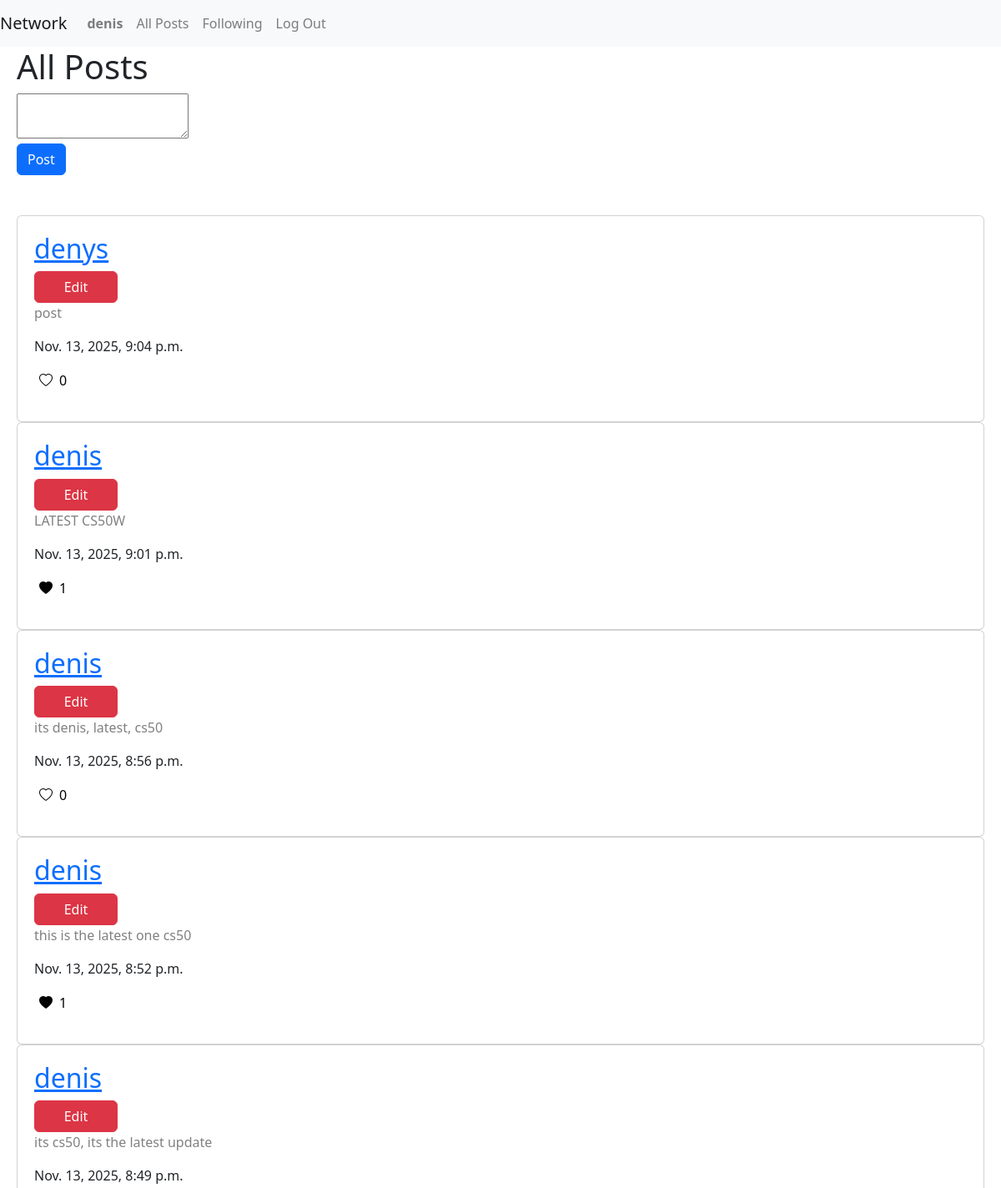
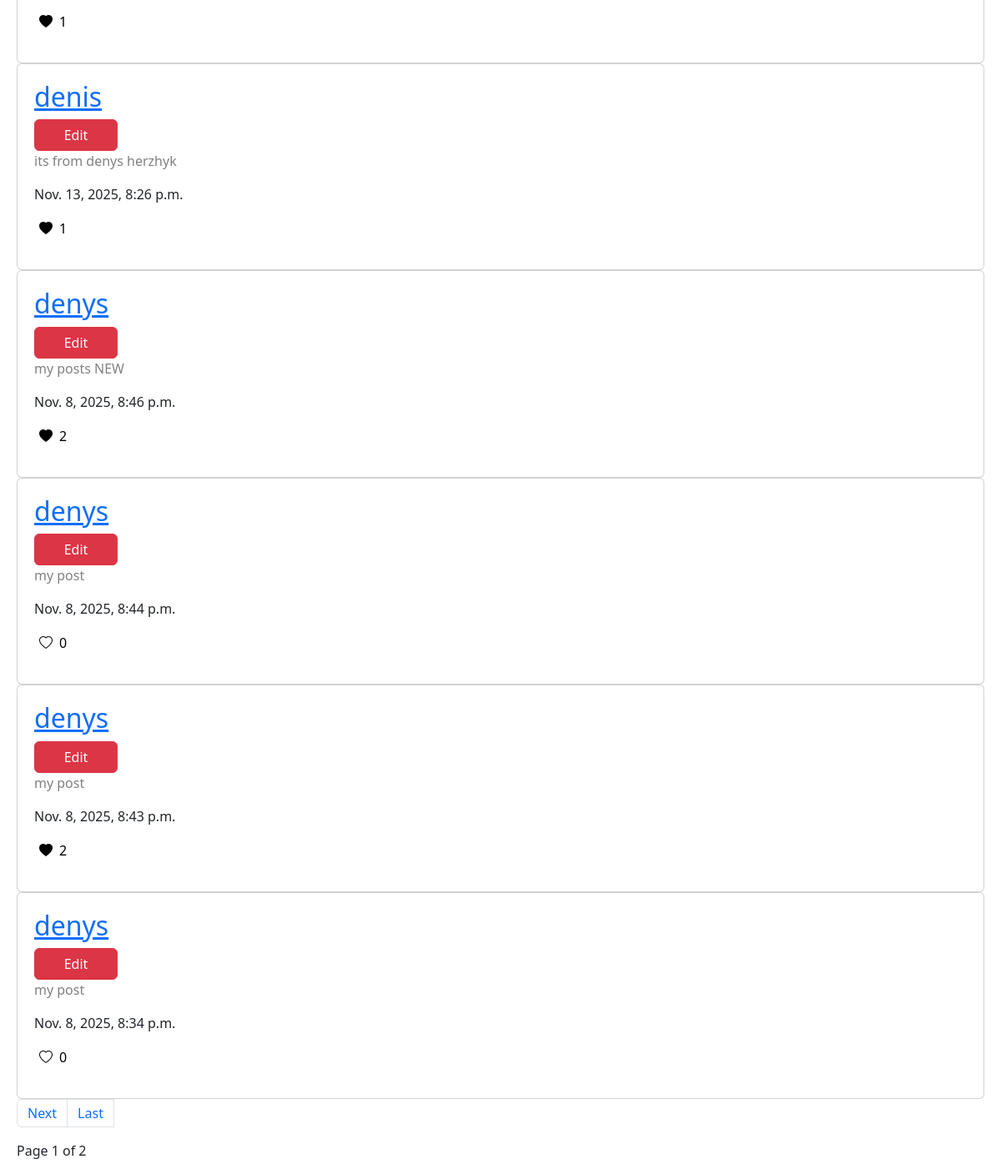
The page /posts/ (signed in) on the database its author committed (2 pictures, top to bottom).
### network/models.py (models this page shows, shortened)
class User(AbstractUser):
    pass

class Post(models.Model):
    creator = models.ForeignKey(User, on_delete=models.CASCADE)
    post_text = models.TextField()
    date = models.DateTimeField(auto_now_add=True)

### network/views.py (the view)
# urls.py: path("posts/", views.posts, name="posts"),
def posts(request):
    if not request.user.is_authenticated:
        return render(request, "network/register.html")
    if request.method == "POST":
        post_text = request.POST.get("post_text")
        if post_text:
            Post.objects.create(post_text=post_text, creator=request.user)
        return redirect('posts')
    posts = Post.objects.all().order_by('-date')
    user_liked_posts = list(request.user.user_likes.values_list("post_id", flat=True))
    pagination = Paginator(posts, 10)
    page_number = request.GET.get('page')
    page_obj = pagination.get_page(page_number)
    return render(request, 'network/posts.html', {"user_liked_posts": user_liked_posts, "page_obj": page_obj})

### network/templates/network/posts.html (shortened to what this page needs)
{% extends "network/layout.html" %}
{% load static %}
{% block body %}
<div>
    <h1>All Posts</h1>
    <form action="{% url 'posts' %}" class="mb-5" method="post">
        <textarea name="post_text" id="post_text" placeholder="Write a post...">
        </textarea>
        <br>
        <button type="submit" class="btn btn-primary">Post</button>
    </form>
    {% if page_obj %}
    {% for post in page_obj %}
    <div class="card" style="padding:20px;">
        <h2 class="card-title"><a href="{% url 'profile' post.creator.id %}">{{post.creator.username}}</a></h2>
        <button class=" btn btn-danger edit-btn" style="width: 100px;" data-post-id="{{post.id}}">Edit</button>
        <div data-block1-id="{{post.id}}" class="bl-1">
            <p class="card-text" id="txt" style="color: gray">{{post.post_text}}</p>
            <p class="">{{post.date}}</p>
            <button type="button" data-creator-id="{{request.user.id}}" data-like-post-id="{{post.id}}"
                class="d-flex like-btn" style="background-color: white; border:none">
                {% if post.id in user_liked_posts %}
                <i class="bi bi-heart-fill"></i>
                {% else %}
                <i class="bi bi-heart"></i>
                {% endif %}
                <p class="like_count ml-2">{{post.post_likes.count }}</p>
            </button>
        </div>
    </div>
    {% endfor %}
    <nav aria-label="Page navigation example">
        <ul class="pagination">
            {% if page_obj.has_next %}
            <li class="page-item"><a class="page-link" href="?page={{page_obj.next_page_number}}">Next</a></li>
            <li class="page-item"><a class="page-link" href="?page={{page_obj.paginator.num_pages}}">Last</a></li>
            {% endif %}
            <br>
        </ul>
    </nav>
    <p class="current">
        Page {{page_obj.number}} of {{page_obj.paginator.num_pages}}
    </p>
    {% else %}
    <p>No posts are available yet</p>
    {% endif %}
</div>
{% endblock %}

### network/templates/network/layout.html (shortened to what this page needs)
<!DOCTYPE html>
<html lang="en">
<head>
    <link rel="stylesheet" href="https://stackpath.bootstrapcdn.com/bootstrap/4.4.1/css/bootstrap.min.css"
>
    <link href="https://cdn.jsdelivr.net/npm/bootstrap@5.3.3/dist/css/bootstrap.min.css" rel="stylesheet">
    <link rel="stylesheet" href="https://cdn.jsdelivr.net/npm/bootstrap-icons@1.11.3/font/bootstrap-icons.min.css" />
</head>
<body>
    <nav class="navbar navbar-expand-lg navbar-light bg-light">
        <a class="navbar-brand" href="">Network</a>
        <div>
            <ul class="navbar-nav mr-auto">
                {% if user.is_authenticated %}
                <li class="nav-item">
                    <a class="nav-link" href="#"><strong>{{ user.username }}</strong></a>
                </li>
                {% endif %}
                <li class="nav-item">
                    <a class="nav-link" href="{% url 'posts' %}">All Posts</a>
                </li>
                {% if user.is_authenticated %}
                <li class="nav-item">
                    <a class="nav-link" href="{% url 'follow' %}">Following</a>
                </li>
                <li class="nav-item">
                    <a class="nav-link" href="{% url 'logout' %}">Log Out</a>
                </li>
                {% endif %}
            </ul>
        </div>
    </nav>
    <div class="body" style="padding-left: 20px; padding-right: 20px;">
        {% block body %}
        {% endblock %}
    </div>
</body>
</html>

### rows shown on the page
User: username "denis"
Post: creator.username "denys", post_text "post", date "Nov. 13, 2025, 9:04 p.m.", post_likes.count "0"
Post: creator.username "denis", post_text "LATEST CS50W", date "Nov. 13, 2025, 9:01 p.m.", post_likes.count "1"
Post: creator.username "denis", post_text "its denis, latest, cs50", date "Nov. 13, 2025, 8:56 p.m.", post_likes.count "0"
Post: creator.username "denis", post_text "this is the latest one cs50", date "Nov. 13, 2025, 8:52 p.m.", post_likes.count "1"
Post: creator.username "denis", post_text "its cs50, its the latest update", date "Nov. 13, 2025, 8:49 p.m.", post_likes.count "1"
Post: creator.username "denis", post_text "its from denys herzhyk", date "Nov. 13, 2025, 8:26 p.m.", post_likes.count "1"
Post: creator.username "denys", post_text "my posts NEW", date "Nov. 8, 2025, 8:46 p.m.", post_likes.count "2"
Post: creator.username "denys", post_text "my post", date "Nov. 8, 2025, 8:44 p.m.", post_likes.count "0"
Post: creator.username "denys", post_text "my post", date "Nov. 8, 2025, 8:43 p.m.", post_likes.count "2"
Post: creator.username "denys", post_text "my post", date "Nov. 8, 2025, 8:34 p.m.", post_likes.count "0"

### other values the page prints
{{ page_obj.number }} "1"
{{ page_obj.paginator.num_pages }} "2"
